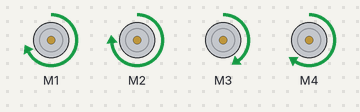
Recording of a sketch running on a simulated Arduino Uno, built with avr-gcc and run on an emulated ATmega328P. Parts: 4 × DC motor (green arrow = forward, orange = backward, longer = faster). Random numbers use the default seed unless the sketch sets one; what the sketch prints to the serial monitor is not drawn.

Above: at 0.1 s.
At 11.7 s:
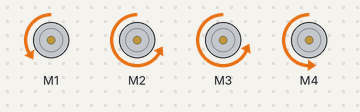
At 21.7 s:
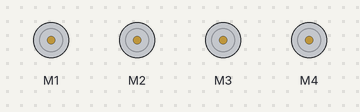
At 29.2 s:
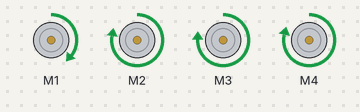
At 39.6 s:
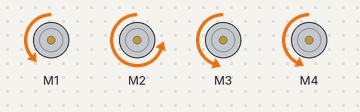
Timing chart, 0 to 40.0 s (numbered marks = the images above):
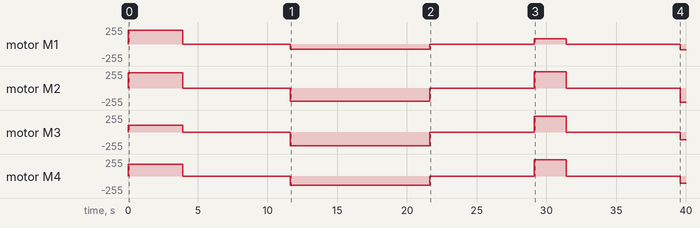

The sketch:

motors_die.ino
```cpp
/*
  This is a test sketch for the Adafruit assembled Motor Shield for Arduino v2
  It won't work with v1.x motor shields! Only for the v2's with built in PWM
  control

  For use with the Adafruit Motor Shield v2
  ---->	http://www.adafruit.com/products/1438
*/

#include <Wire.h>
#include <Adafruit_MotorShield.h>

// Create the motor shield object with the default I2C address
Adafruit_MotorShield AFMS = Adafruit_MotorShield();
// Or, create it with a different I2C address (say for stacking)
// Adafruit_MotorShield AFMS = Adafruit_MotorShield(0x61);

// Select which 'port' M1, M2, M3 or M4. In this case, M1
Adafruit_DCMotor *m0 = AFMS.getMotor(1);
Adafruit_DCMotor *m1 = AFMS.getMotor(2);
Adafruit_DCMotor *m2 = AFMS.getMotor(3);
Adafruit_DCMotor *m3 = AFMS.getMotor(4);
// Pointer to DC_Motors
Adafruit_DCMotor* my_motors[4];
// You can also make another motor on port M2
//Adafruit_DCMotor *myOtherMotor = AFMS.getMotor(2);

void setup() {
  Serial.begin(9600);           // set up Serial library at 9600 bps
  Serial.println("Adafruit Motorshield v2 - DC Motor test!");

  AFMS.begin();  // create with the default frequency 1.6KHz
  //AFMS.begin(1000);  // OR with a different frequency, say 1KHz
  my_motors[0] = m0;
  my_motors[1] = m1;
  my_motors[2] = m2;
  my_motors[3] = m3;

  // Set the speed to start, from 0 (off) to 255 (max speed)
  my_motors[0]->setSpeed(random(75, 255));
  my_motors[1]->setSpeed(random(75, 255));
  my_motors[2]->setSpeed(random(75, 255));
  my_motors[3]->setSpeed(random(75, 255));

  my_motors[0]->run(FORWARD);
  my_motors[1]->run(FORWARD);
  my_motors[2]->run(FORWARD);
  my_motors[3]->run(FORWARD);
  // turn on motor
  my_motors[0]->run(RELEASE);
  my_motors[1]->run(RELEASE);
  my_motors[2]->run(RELEASE);
  my_motors[3]->run(RELEASE);
}

void loop() {
  my_motors[0]->setSpeed(random(75, 255));
  my_motors[1]->setSpeed(random(75, 255));
  my_motors[2]->setSpeed(random(75, 255));
  my_motors[3]->setSpeed(random(75, 255));
  my_motors[0]->run(FORWARD);
  my_motors[1]->run(FORWARD);
  my_motors[2]->run(FORWARD);
  my_motors[3]->run(FORWARD);
  delay(random(2000, 10000));
  my_motors[0]->run(RELEASE);
  my_motors[1]->run(RELEASE);
  my_motors[2]->run(RELEASE);
  my_motors[3]->run(RELEASE);
  delay(random(5000, 10000));
  my_motors[0]->setSpeed(random(75, 255));
  my_motors[1]->setSpeed(random(75, 255));
  my_motors[2]->setSpeed(random(75, 255));
  my_motors[3]->setSpeed(random(75, 255));
  my_motors[0]->run(BACKWARD);
  my_motors[1]->run(BACKWARD);
  my_motors[2]->run(BACKWARD);
  my_motors[3]->run(BACKWARD);
  delay(random(2000, 10000));
  my_motors[0]->run(RELEASE);
  my_motors[1]->run(RELEASE);
  my_motors[2]->run(RELEASE);
  my_motors[3]->run(RELEASE);
  delay(random(5000, 10000));

}
```

Measured:
- by itself, motor M1: stopped → forward 205/255 at 0.00 s, → stopped 3.9 s later, → backward 75/255 7.7 s later, → stopped 10.0 s later, … (7 changes in this stretch)
- by itself, motor M3: stopped → forward 99/255 at 0.00 s, → stopped 3.9 s later, → backward 207/255 7.7 s later, → stopped 10.0 s later, … (7 changes in this stretch)
